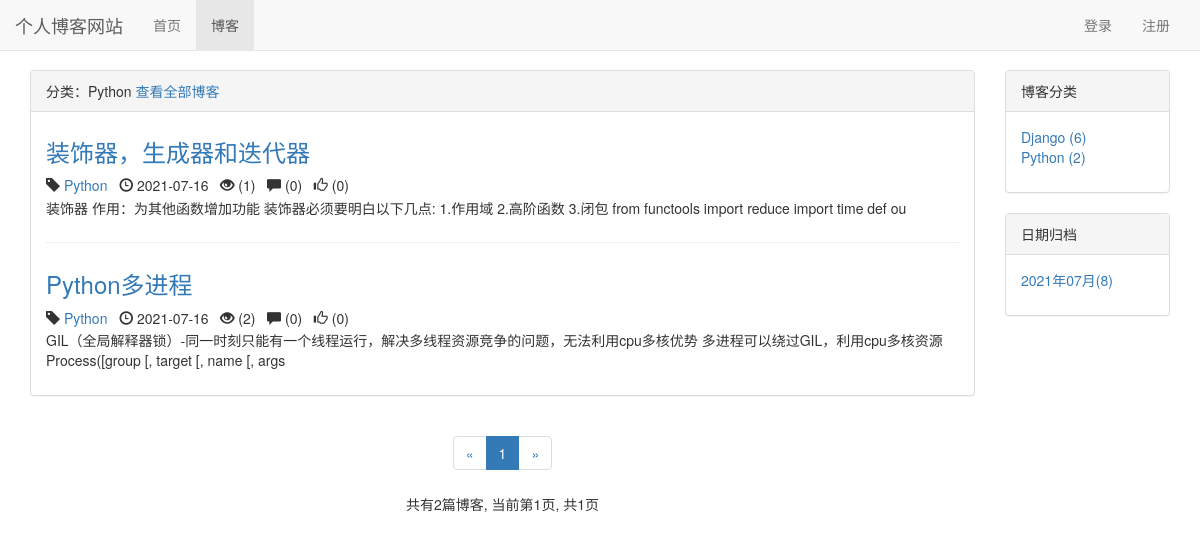
Page /blog/type/4 on the committed database.
### blog/models.py (models this page shows, shortened)
class BlogType(models.Model):
    type_name = models.CharField(max_length=15)
    def __str__(self):
        return self.type_name

class Blog(models.Model, ReadNumExpandMethod):
    title = models.CharField(max_length=50)
    blog_type = models.ForeignKey(BlogType, on_delete=models.CASCADE)
    content = RichTextUploadingField()
    author = models.ForeignKey(User, on_delete=models.CASCADE)
    read_details = GenericRelation(ReadDetail)
    created_time = models.DateTimeField(auto_now_add=True)
    last_updated_time = models.DateTimeField(auto_now=True)
    class Meta:
        ordering = ['-created_time']

### read_statistics/models.py (models this page shows)
class ReadNum(models.Model):
    read_num = models.IntegerField(default=0)
    content_type = models.ForeignKey(ContentType, on_delete=models.CASCADE)
    object_id = models.PositiveIntegerField()
    content_object = GenericForeignKey('content_type', 'object_id')

### likes/models.py (models this page shows)
class LikeCount(models.Model):
    content_type = models.ForeignKey(ContentType, on_delete=models.CASCADE)
    object_id = models.PositiveIntegerField()
    content_object = GenericForeignKey('content_type', 'object_id')
    liked_num = models.IntegerField(default=0)

### blog/views.py (the view)
# urls.py: path('type/<int:blog_type_pk>', views.blogs_with_type, name='blogs_with_type'),
def blogs_with_type(request, blog_type_pk):
    blog_type = get_object_or_404(BlogType, pk=blog_type_pk)
    blogs_all_list = Blog.objects.filter(blog_type=blog_type)
    context = get_blog_list_common_data(request, blogs_all_list)
    context['blog_type'] = blog_type
    return render(request, 'blog/blogs_with_type.html', context)

### comment/templatetags/comment_tags.py (called while the page is built)
@register.simple_tag
def get_comment_count(obj):
    content_type = ContentType.objects.get_for_model(obj)
    return Comment.objects.filter(content_type=content_type, object_id=obj.pk).count()

### likes/templatetags/likes_tags.py (called while the page is built)
@register.simple_tag
def get_like_count(obj):
    content_type = ContentType.objects.get_for_model(obj)
    like_count, created = LikeCount.objects.get_or_create(content_type=content_type, object_id=obj.pk)
    return like_count.liked_num

### read_statistics/models.py (called while the page is built)
    def get_read_num(self):
        try:
            ct = ContentType.objects.get_for_model(self)
            readnum = ReadNum.objects.get(content_type=ct, object_id=self.pk)
            return readnum.read_num
        except exceptions.ObjectDoesNotExist:
            return 0

### user/context_processors.py (called while the page is built)
def login_modal_form(request):
    return {'login_modal_form': LoginForm()}

### blog/templates/blog/blogs_with_type.html (shortened to what this page needs)
{% extends 'blog/blog_list.html' %}
{% block blog_list_title %}
    分类：{{ blog_type.type_name }}
    <a href="{% url 'blog_list' %}">查看全部博客</a>
{% endblock %}}

### blog/templates/blog/blog_list.html (shortened to what this page needs)
{% extends 'base.html' %}
{% block nav_blog_active %}active{% endblock %}
{% load staticfiles %}
{% load comment_tags %}
{% load likes_tags %}
{% block header_extends %}<link rel="stylesheet" href="{% static 'blog/blog.css' %}">{% endblock %}
{% block content %}
    <div class="container">
        <div class="row">
            <div class="clo-xs-12 col-sm-8 col-md-9 col-lg-10">
                <div class="panel panel-default">
                    <div class="panel-heading">{% block blog_list_title %}博客列表{% endblock %}</div>
                    <div class="panel-body">
                        {% for blog in blogs %}
                            <div class="blog">
                                <h3><a href="{% url 'blog_detail' blog.pk %}">{{ blog.title }}</a></h3>
                                <p class="blog-info">
                                    <span class="glyphicon glyphicon-tag"></span>
                                    <a href="{% url 'blogs_with_type' blog.blog_type.pk %}">{{ blog.blog_type }}</a>&nbsp;&nbsp;
                                    <span class="glyphicon glyphicon-time"></span>
                                    {{ blog.created_time|date:"Y-m-d" }}&nbsp;&nbsp;
                                    <span class="glyphicon glyphicon-eye-open"></span>
                                    ({{ blog.get_read_num }})&nbsp;&nbsp;
                                    <span class="glyphicon glyphicon-comment"></span>
                                    ({% get_comment_count blog %})&nbsp;&nbsp;
                                    <span class="glyphicon glyphicon-thumbs-up"></span>
                                    ({% get_like_count blog %})
                                </p>
                                <p>{{ blog.content|striptags|truncatechars:120 }}</p>
                            </div>
                        {% empty %}
                            <div class="blog">
                                <h3>暂无博客，敬请期待</h3>
                            </div>
                        {% endfor %}
                    </div>
                </div>
                <div class="paginator">
                    <ul class="pagination">
                        <li>
                            {% if page_of_blogs.has_previous %}
                                <a href="?page={{ page_of_blogs.previous_page_number }}" aria-label="Previous">
                                    <span aria-hidden="true">&laquo;</span>
                                </a>
                            {% else %}
                                <span aria-hidden="true">&laquo;</span>
                            {% endif %}
                        </li>
                        {% for page_num in page_range %}
                            {% if page_num == page_of_blogs.number %}
                                <li class="active"><span>{{ page_num }}</span></li>
                            {% else %}
                                {% if page_num == '...' %}
                                    <li><span>{{ page_num }}</span></li>
                                {% else %}
                                    <li><a href="?page={{ page_num }}">{{ page_num }}</a></li>
                                {% endif %}
                            {% endif %}
                        {%endfor%}
                        <li>
                            {% if page_of_blogs.has_next %}
                                <a href="?page={{ page_of_blogs.next_page_number }}" aria-label="Next">
                                    <span aria-hidden="true">&raquo;</span>
                                </a>
                            {% else %}
                                <span aria-hidden="true">&raquo;</span>
                            {% endif %}
                        </li>
                    </ul>
                    <p>
                        共有{{ page_of_blogs.paginator.count }}篇博客, 当前第{{ page_of_blogs.number }}页, 共{{ page_of_blogs.paginator.num_pages }}页
                    </p>
                </div>
            </div>
            <div class="hidden-xs col-sm-4 col-md-3 col-lg-2">
                <div class="panel panel-default">
                    <div class="panel-heading">博客分类</div>
                    <div class="panel-body">
                        <ul class="blog-types">
                            {% for blog_type in blog_types %}
                                <li>
                                    <a href="{% url 'blogs_with_type' blog_type.pk %}">
                                        {{ blog_type.type_name }}  ({{ blog_type.blog_count }})
                                    </a>
                                </li>
                            {% empty %}
                                <li>暂无分类</li>
                            {% endfor %}
                        </ul>
                    </div>
                </div>
                <div class="panel panel-default">
                    <div class="panel-heading">日期归档</div>
                    <div class="panel-body">
                        <ul>
                            {% for blog_date, blog_count in blog_dates.items %}
                                <li>
                                    <a href="{% url 'blogs_with_date' blog_date.year blog_date.month %}">
                                        {{ blog_date|date:"Y年m月" }}({{ blog_count }})
                                    </a>
                                </li>
                            {% endfor %}
                        </ul>
                    </div>
                </div>
            </div>
        </div>
    </div>
{% endblock %}

### static/base.css (style rules this page uses)
* { margin: 0; padding: 0; }
body { margin-top: 70px!important; }
ul { list-style-type: none!important; }

### blog/static/blog/blog.css (style rules this page uses)
ul.blog-types { list-style-type: none; }
div.blog:not(:last-child) { margin-bottom: 2em; padding-bottom: 1em; border-bottom: 1px solid #eee; }
div.blog h3 { margin-top: 0.5em; }
div.blog p.blog-info { margin-bottom: 0.2em; }
div.paginator { text-align: center; }

### rows in the picture
BlogType: type_name "Python", blog_count "2"
Blog: title "装饰器，生成器和迭代器", blog_type "Python", created_time "2021-07-16", get_read_num "1", id "0", id.liked_num "0", content "装饰器 作用：为其他函数增加功能 装饰器必须要明白以下几点: 1.作用域 2.高阶函数 3.闭包 from functools import reduce import time def ou"
Blog: title "Python多进程", blog_type "Python", created_time "2021-07-16", get_read_num "2", id "0", id.liked_num "0", content "GIL（全局解释器锁）-同一时刻只能有一个线程运行，解决多线程资源竞争的问题，无法利用cpu多核优势 多进程可以绕过GIL，利用cpu多核资源 Process([group [, target [, name [, args"
BlogType: type_name "Django", blog_count "6"

### other values in the picture
{{ page_num }} "1"
{{ page_of_blogs.paginator.count }} "2"
{{ page_of_blogs.number }} "1"
{{ page_of_blogs.paginator.num_pages }} "1"
{{ blog_date|date:"Y年m月" }} "2021年07月"
{{ blog_count }} "8"
